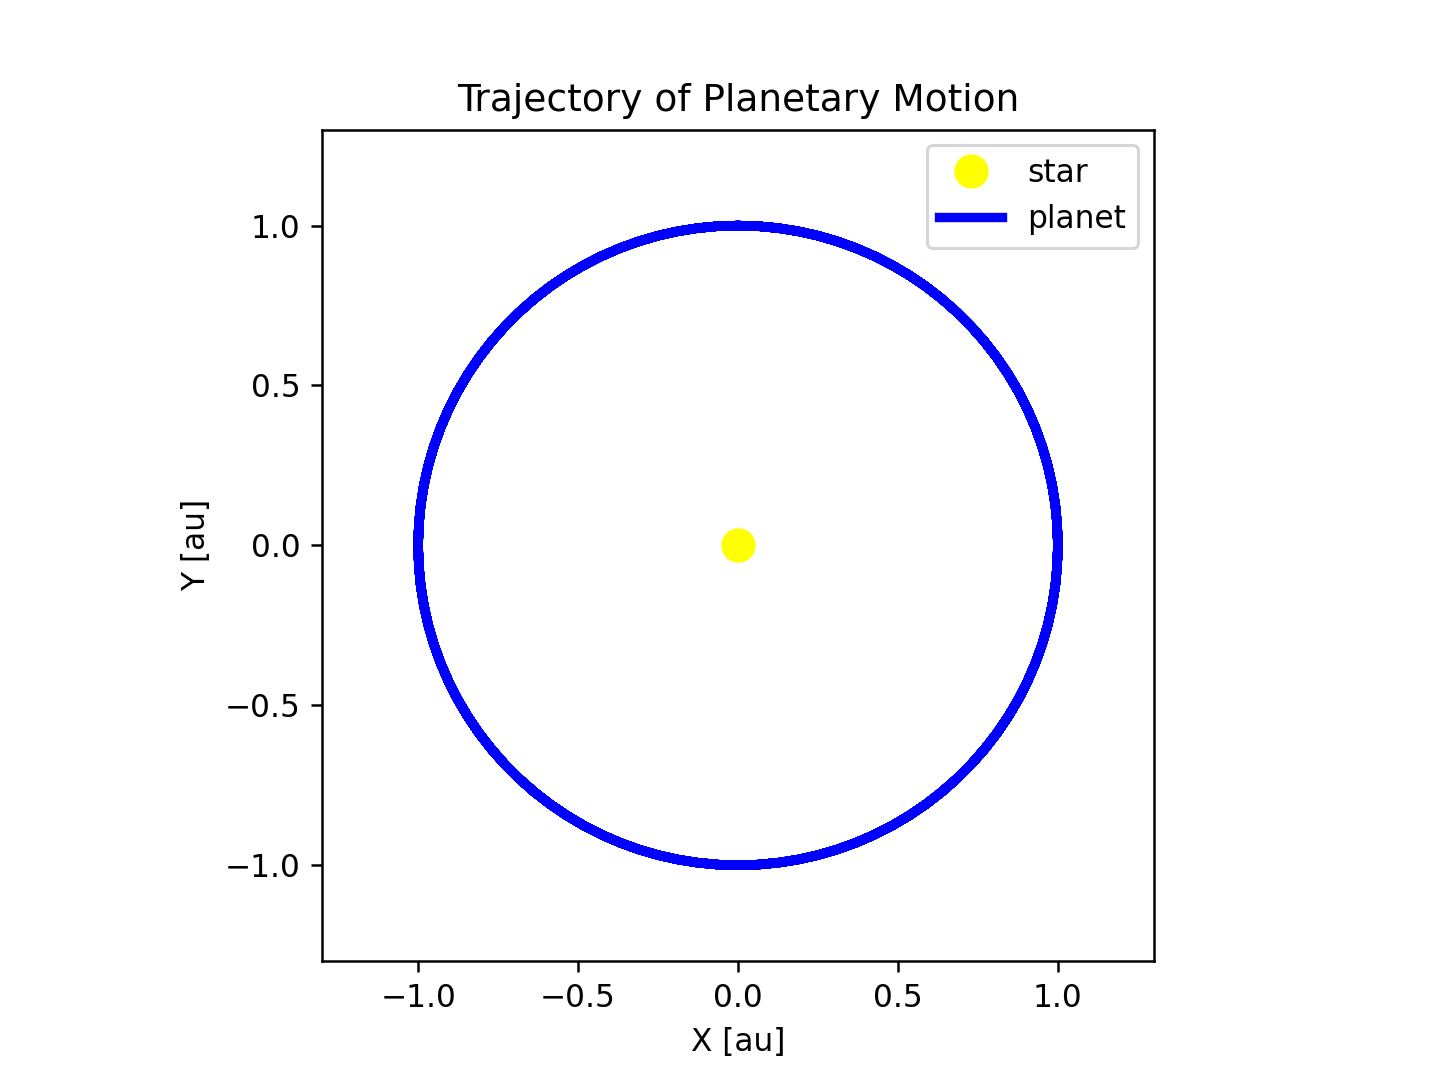

Here is the Python script that generated this plot:
#!/usr/pkg/bin/python3.9

#
# Time-stamp: <2023/03/09 12:44:55 (CST) daisuke>
#

# importing argparse module
import argparse

# importing sys module
import sys

# importing numpy module
import numpy

# importing scipy module
import scipy.integrate
import scipy.stats

# importing matplotlib module
import matplotlib.figure
import matplotlib.backends.backend_agg

#
# initial conditions
#

# mass of the star (unit: solar mass)
M   = 1.0

# initial position of the planet (unit: astronomical unit)
qx0 = 1.0
qy0 = 0.0

# initial velocity of the planet (unit: astronomical unit per year)
vx0 = 0.0
vy0 = 1.0

# printing initial conditions
print (f'initial conditions for calculation of planetary motion:')
print (f'  qx0 = {qx0:8.3f} [au]')
print (f'  qy0 = {qy0:8.3f} [au]')
print (f'  vx0 = {vx0:8.3f} [au/year]')
print (f'  vx0 = {vy0:8.3f} [au/year]')

#
# other parameters
#

# gravitational constant
GM = 4.0 * numpy.pi**2

# time step in year
dt = 0.01

# end time of simulation in year
time_end = 10.0

# output image file
file_output = 'advobs202302_s04_06_01.png'

#
# equation of motion
#
def eqmo (t, y):
    # initialisation of dy
    dy = numpy.zeros_like (y)
    # r^3 (cube of distance between star and planet)
    r_cubed = ( y[0]**2 + y[2]**2 )**1.5
    # Runge-Kutta method
    dy[0] = y[1]
    dy[1] = -GM * y[0] / r_cubed
    dy[2] = y[3]
    dy[3] = -GM * y[2] / r_cubed
    # returning dy
    return dy

# number of time steps of simulation
n_step = int (time_end / dt) + 1

# times to calculate position and velocity of planet
times = numpy.linspace (0.0, time_end, n_step)

# initial values
y_init = (qx0, vx0 * numpy.sqrt (GM), qy0, vy0 * numpy.sqrt (GM))

# orbital integration of planet
solution = scipy.integrate.solve_ivp (eqmo, [0.0, time_end], y_init, \
                                      t_eval=times, dense_output=True, \
                                      rtol=10**-6, atol=10**-9)

# results (positions and velocities of planet)
qx = solution.y[0]
qy = solution.y[2]
vx = solution.y[1]
xy = solution.y[3]

# finding maximum and minimum values for plotting
qx_max = scipy.stats.tmax (qx)
qy_max = scipy.stats.tmax (qy)
qx_min = scipy.stats.tmin (qx)
qy_min = scipy.stats.tmin (qy)
maxmin = sorted ([abs (qx_max), abs (qy_max), abs (qx_min), abs (qy_min)])
x_max  = maxmin[-1] * +1.3
x_min  = maxmin[-1] * -1.3
y_max  = maxmin[-1] * +1.3
y_min  = maxmin[-1] * -1.3

#
# plotting using Matplotlib
#
    
# making objects "fig" and "ax"
fig    = matplotlib.figure.Figure ()
canvas = matplotlib.backends.backend_agg.FigureCanvasAgg (fig)
ax     = fig.add_subplot (111)

# axes
ax.set_title ('Trajectory of Planetary Motion')
ax.set_xlabel ('X [au]')
ax.set_ylabel ('Y [au]')
ax.set_xlim (x_min, x_max)
ax.set_ylim (y_min, y_max)
ax.set_aspect ('equal')

# plotting the position of the star
ax.plot (0.0, 0.0, linestyle='None', marker='o', markersize=10.0, \
         color='yellow', label='star')

# plotting the trajectory of orbital motion of planet
ax.plot (qx, qy, linestyle='-', linewidth=3.0, color='blue', label='planet')

# legend
ax.legend ()

# saving file
fig.savefig (file_output, dpi=225)
